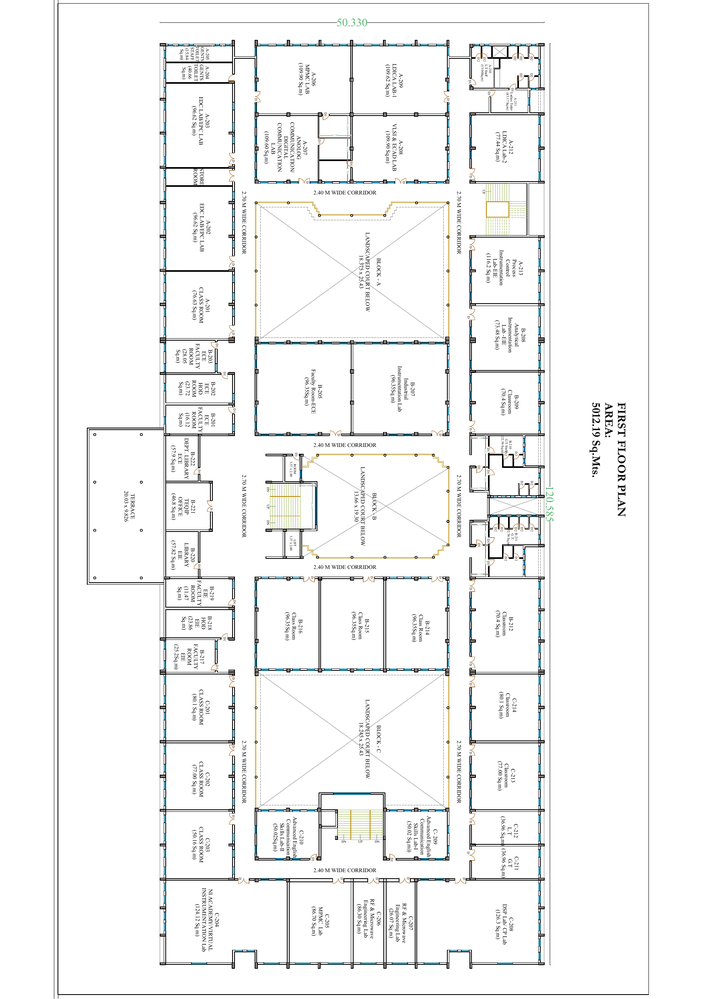
#> input picture annotation_tool/output-1.png, 706 x 999 px, shrunk from 1755 x 2481 before the run
$ python render.py
#> lines starting #> are read from the running program, lines starting #| are printed output that depends on the picture; after the words box and inside, x2 and y2 are one past the last pixel; in counts of white or black regions, pixels touching at a corner belong together
import cv2
import json
import random

# Function to generate a random color
def get_random_color():
    return (random.randint(0, 255), random.randint(0, 255), random.randint(0, 255))

# Load the image
image_path = 'output-1.png'
img = cv2.imread(image_path)
#> img is the input picture: shape (999, 706, 3); mean B, G, R 244.3, 244.5, 243.9

# Check if image is loaded successfully
if img is None:
    print(f"Error: Unable to load image at {image_path}")
    exit()

# Load room data from JSON file
json_path = 'ABC_floor1.json'  # Update this path
with open(json_path, 'r') as f:
#> (reads annotation_tool/ABC_floor1.json from the repository)
    rooms_metadata = json.load(f)

# Define colors for each room type
room_colors = {
    "Classroom": get_random_color(),
    "Lab": get_random_color(),
    "Toilet": get_random_color(),
    "Staff Room": get_random_color(),
    "Faculty Room": get_random_color(),
    "HOD Room": get_random_color(),
    "Library": get_random_color(),
    "Office": get_random_color()
}

# Annotate each room on the image
for room in rooms_metadata:
    room_type = room["type"]
    coordinates = room["coordinates"]
    color = room_colors.get(room_type, (255, 255, 255))  # Default to white if type not found
    cv2.rectangle(img, (coordinates[0], coordinates[1]), (coordinates[2], coordinates[3]), color, 2)
    cv2.putText(img, room["room_number"], (coordinates[0], coordinates[1] - 10), cv2.FONT_HERSHEY_SIMPLEX, 0.5, color, 2)
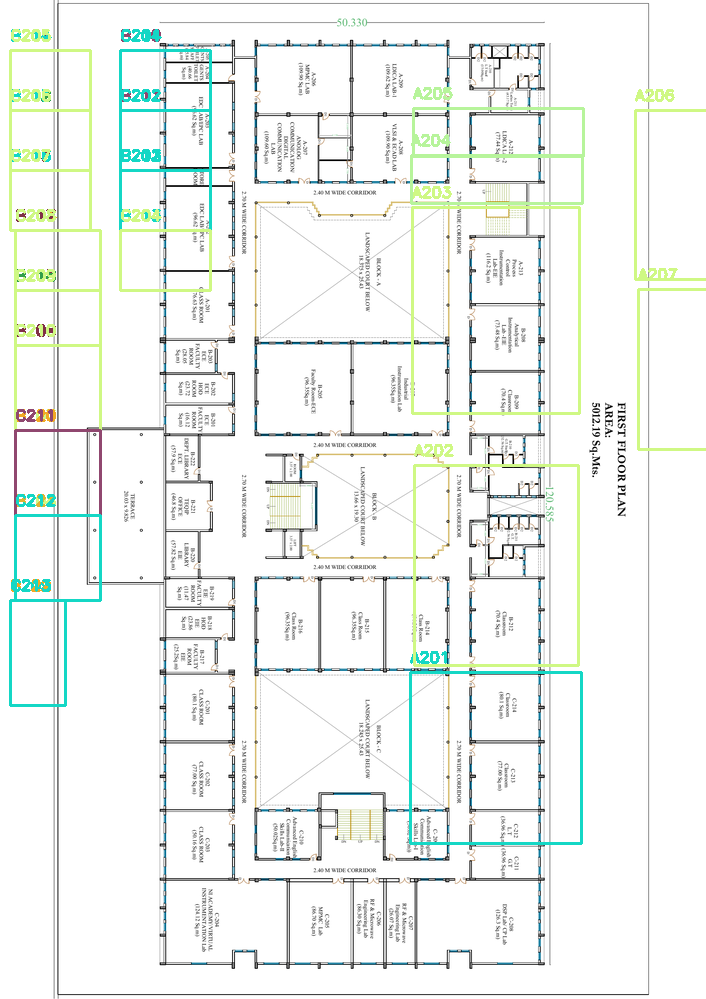
#> img: shape (999, 706, 3); 3.81% of pixels changed, all inside (x1, y1, x2, y2) = (9, 29, 706, 845)

# Save the annotated image
output_image_path = 'annotated_image.png'  # Update this path
cv2.imwrite(output_image_path, img)

# Display the annotated image (optional)
cv2.imshow('Annotated Image', img)
cv2.waitKey(0)
cv2.destroyAllWindows()

print(f"Annotated image saved to {output_image_path}")
